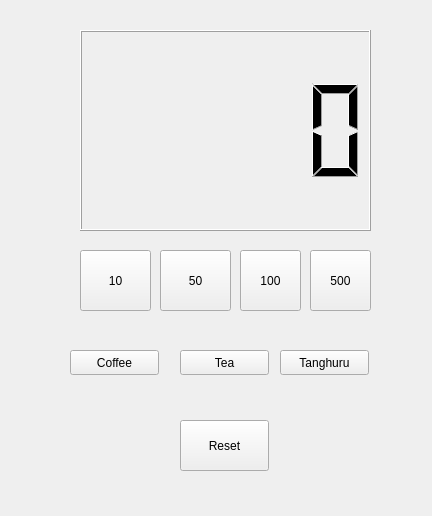
<?xml version="1.0" encoding="UTF-8"?>
<ui version="4.0">
 <class>Widget</class>
 <widget class="QWidget" name="Widget">
  <property name="geometry">
   <rect>
    <x>0</x>
    <y>0</y>
    <width>432</width>
    <height>516</height>
   </rect>
  </property>
  <property name="windowTitle">
   <string>Widget</string>
  </property>
  <widget class="QLCDNumber" name="lcdNumber">
   <property name="geometry">
    <rect>
     <x>80</x>
     <y>30</y>
     <width>291</width>
     <height>201</height>
    </rect>
   </property>
  </widget>
  <widget class="QPushButton" name="pbCoin10">
   <property name="geometry">
    <rect>
     <x>80</x>
     <y>250</y>
     <width>71</width>
     <height>61</height>
    </rect>
   </property>
   <property name="text">
    <string>10</string>
   </property>
  </widget>
  <widget class="QPushButton" name="pbCoin50">
   <property name="geometry">
    <rect>
     <x>160</x>
     <y>250</y>
     <width>71</width>
     <height>61</height>
    </rect>
   </property>
   <property name="text">
    <string>50</string>
   </property>
  </widget>
  <widget class="QPushButton" name="pbCoin100">
   <property name="geometry">
    <rect>
     <x>240</x>
     <y>250</y>
     <width>61</width>
     <height>61</height>
    </rect>
   </property>
   <property name="text">
    <string>100</string>
   </property>
  </widget>
  <widget class="QPushButton" name="pbCoffee">
   <property name="geometry">
    <rect>
     <x>70</x>
     <y>350</y>
     <width>89</width>
     <height>25</height>
    </rect>
   </property>
   <property name="text">
    <string>Coffee</string>
   </property>
  </widget>
  <widget class="QPushButton" name="pbTea">
   <property name="geometry">
    <rect>
     <x>180</x>
     <y>350</y>
     <width>89</width>
     <height>25</height>
    </rect>
   </property>
   <property name="text">
    <string>Tea</string>
   </property>
  </widget>
  <widget class="QPushButton" name="pbTang">
   <property name="geometry">
    <rect>
     <x>280</x>
     <y>350</y>
     <width>89</width>
     <height>25</height>
    </rect>
   </property>
   <property name="text">
    <string>Tanghuru</string>
   </property>
  </widget>
  <widget class="QPushButton" name="pbReset">
   <property name="geometry">
    <rect>
     <x>180</x>
     <y>420</y>
     <width>89</width>
     <height>51</height>
    </rect>
   </property>
   <property name="text">
    <string>Reset</string>
   </property>
  </widget>
  <widget class="QPushButton" name="pbCoin500">
   <property name="geometry">
    <rect>
     <x>310</x>
     <y>250</y>
     <width>61</width>
     <height>61</height>
    </rect>
   </property>
   <property name="text">
    <string>500</string>
   </property>
  </widget>
 </widget>
 <resources/>
 <connections/>
</ui>
